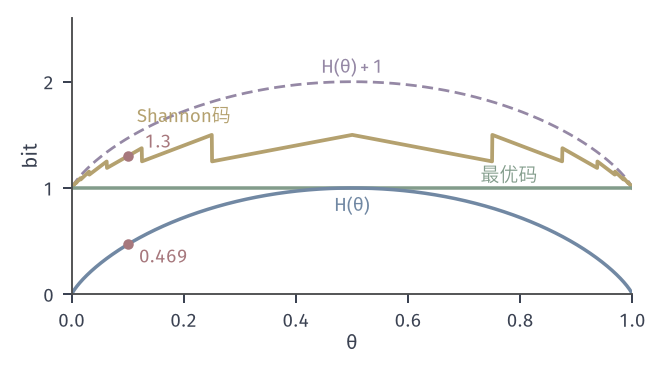

Reproduce this figure in Python.
from pathlib import Path
import sys
HERE = Path(__file__).resolve().parent
sys.path.insert(0, str(HERE.parent/"lossless-common"))
from lossless_fig import *
# Bernoulli(theta) source: entropy H(theta) (blue), the bound H+1 (purple dashed), the average length of the
# Shannon code with lengths ceil(-log2 p) (yellow), and the optimal single-symbol code length 1 (green).
# Red dot: theta = 0.1 for which H = 0.469 and Shannon length = 1.3.
t = np.linspace(.00037, .99963, 2000)  # grid avoids theta = 1/2, where the Shannon code has the isolated value 1
Hb = -(t*np.log2(t)+(1-t)*np.log2(1-t))
Ls = t*np.ceil(-np.log2(t)) + (1-t)*np.ceil(-np.log2(1-t))
fig, ax = figure(width_mm=92, height_mm=52)
panel(fig, left=.11, right=.97, bottom=.2, top=.95)
ax.plot(t, Hb+1, color=PURPLE, lw=1.1, ls=DASH)
ax.plot(t, Ls, color=YELLOW, lw=1.5)
ax.plot(t, np.ones_like(t), color=GREEN, lw=1.4)
ax.plot(t, Hb, color=BLUE, lw=1.4)
th = .1; h1 = -(th*np.log2(th)+(1-th)*np.log2(1-th)); l1 = th*4+(1-th)*1
dot(ax, th, h1); dot(ax, th, l1)
ax.set_xlim(0, 1); ax.set_ylim(0, 2.6); ax.set_yticks([0, 1, 2])
lab(ax, .5, 2.08, r'$H(\theta)+1$', PURPLE, ha='center')
lab(ax, .5, .78, r'$H(\theta)$', BLUE, ha='center')
lab(ax, .2, 1.62, 'Shannon码', YELLOW, ha='center')
lab(ax, .78, 1.06, '最优码', GREEN, ha='center')
lab(ax, th+.02, h1-.17, '%.3f' % h1, RED); lab(ax, th+.03, l1+.08, '%.1f' % l1, RED)
ax.set_xlabel(r'$\theta$', labelpad=1); ax.set_ylabel('bit', labelpad=1)
save(fig, HERE, 'figure', {'theta': th, 'H': h1, 'L_shannon': l1})
